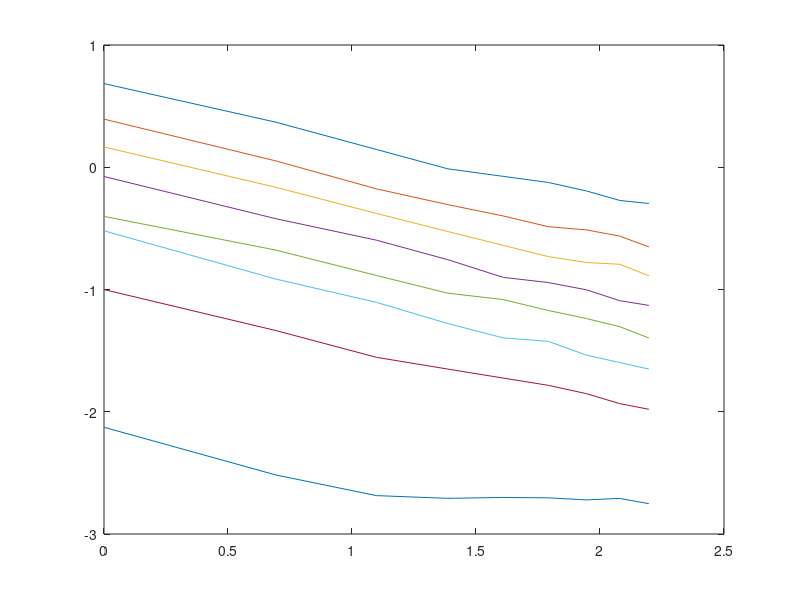
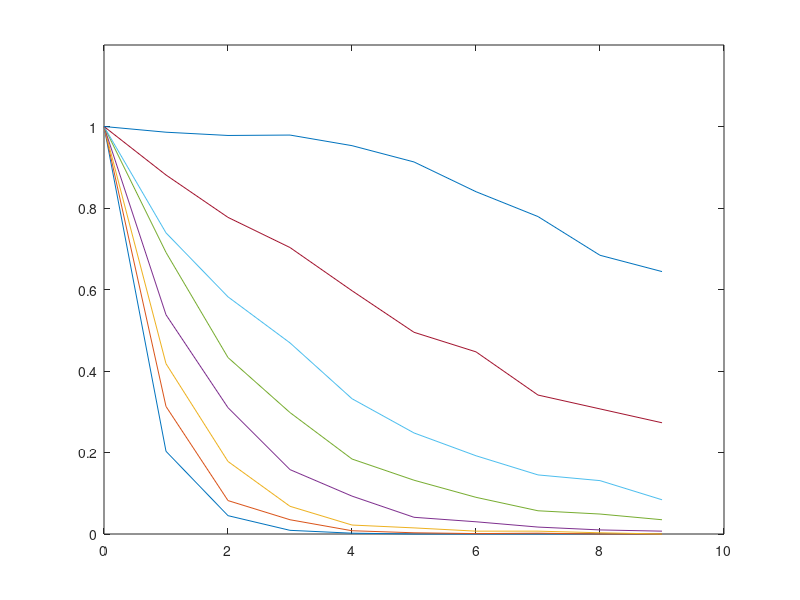
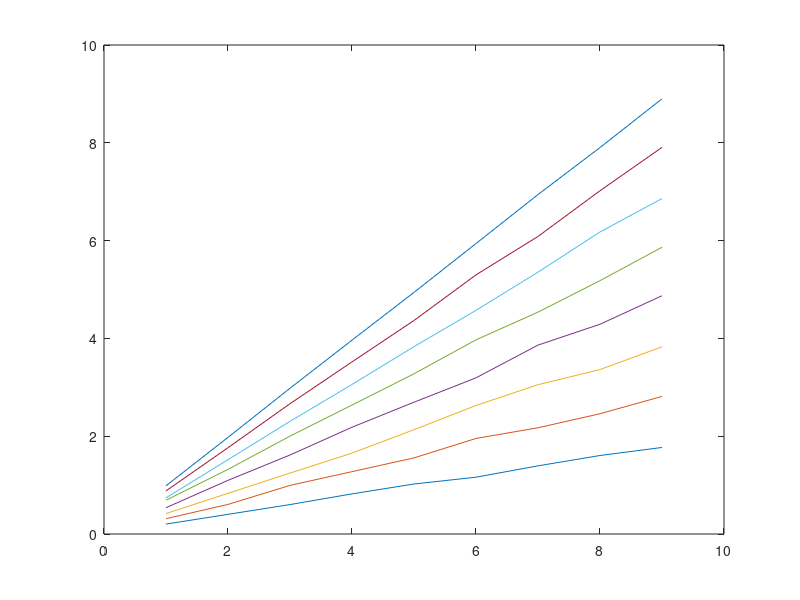

Here is the MATLAB script that generated these plots, in order:
%% 
nTrials = 1000;
nDprimes = 8;
nNumbers = 10;

dPrimes = linspace(.2,.99,nDprimes);

multNoise = [1 linspace(1,1.5,nNumbers-1)]';

[xGrid yGrid]=meshgrid(dPrimes,multNoise-1);

%noise = multNoise*dPrimes;
%noise = xGrid+yGrid;
noise = yGrid;
signalMeans = repmat([0:9]',1,nDprimes);

contData = zeros(10,nDprimes,nTrials);

% 
% for iDprime=1:nDprimes,
% 
%     for iNumber = 1:10,
%         number = iNumber-1;
% 
%         for iTrial=1:nTrials,
%             thisNoise = noise(iNumber,iDprime);
%             uniRand = rand-.5;
%             randomDraw = 2*sign(uniRand)*log(1-2*abs(uniRand));
%  %           randomDraw = poissrnd(1);
%           thisTrialSignal = thisNoise*randomDraw+number;
%             % thisTrialSignal =;
%             contData(iNumber,iDprime,iTrial) =  thisTrialSignal;   
%         end
% 
%     end
% end

lowB = -.0;
hiB = .0;

for iTrial=1:nTrials,
    normNoise = random('normal',0,noise);
    binoNoise = random('bino',signalMeans,repmat(dPrimes,nNumbers,1));
    uniNoise = random('uniform',lowB,hiB,size(noise));
%    contData(:,:,iTrial) = 0uniNoise+normNoise+signalMeans;
    contData(:,:,iTrial) = binoNoise+normNoise;
end

discreteData = round(contData);

simulatedResponses = zeros(10,nDprimes,10);
percentCorrect = zeros(10,nDprimes);
for iNumber=1:10,
    simulatedResponses(:,:,iNumber) = sum(discreteData==iNumber-1,3);
    percentCorrect(iNumber,:)=simulatedResponses(iNumber,:,iNumber)./nTrials;
end





%%

figure(1)

plot(log([1:9]),log(std(contData(2:end,:,:),[],3)./ mean(contData(2:end,:,:),3)))

figure(2)
hold off;
plot([0:9],percentCorrect)
axis([0 10 0 1.2])

figure(3)
plot(mean(contData(2:end,:,:),3))

%plot(std(contData(2:end,:,:),[],3))


